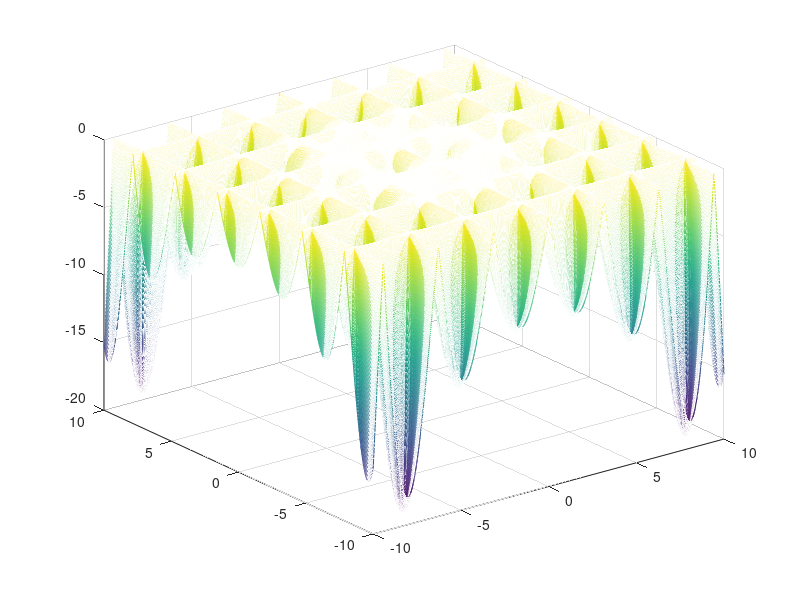

Source code (MATLAB):
[x,y]=meshgrid(-10:.01:10,-10:.01:10);
f=-abs(sin(x).*cos(y).*exp(abs(1-sqrt(x.^2+y.^2)/pi)));
mesh(x,y,f)
exportgraphics(gca, "Holder.pdf")